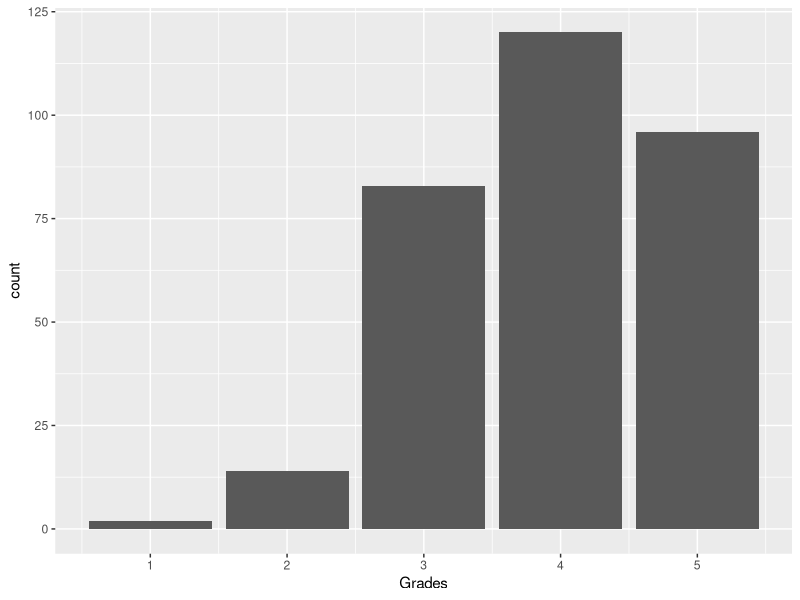
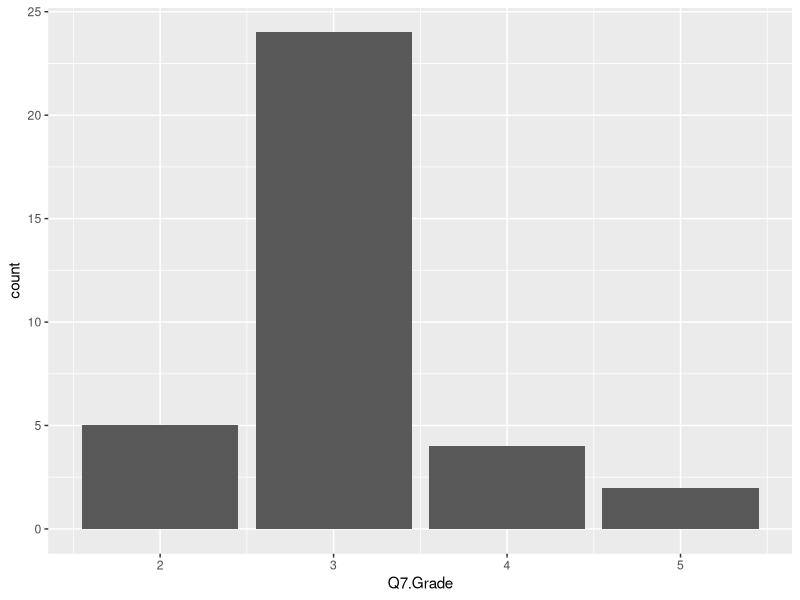
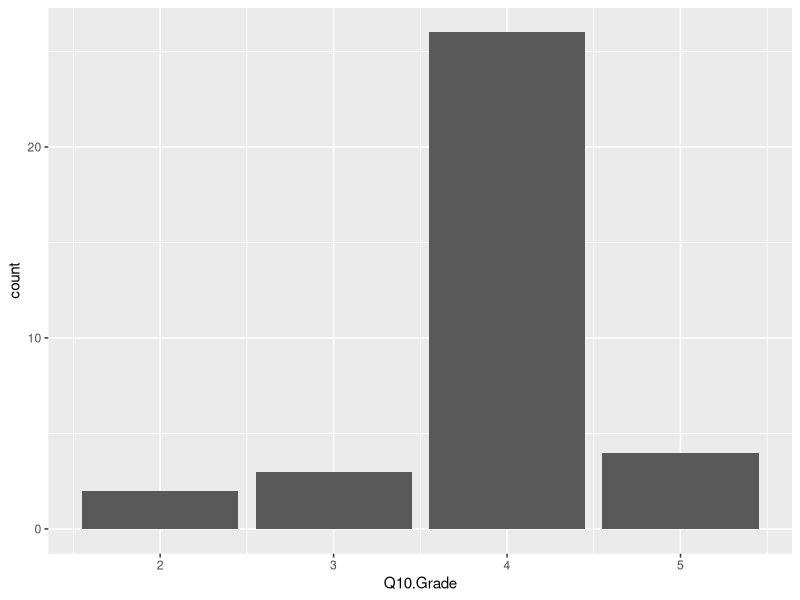
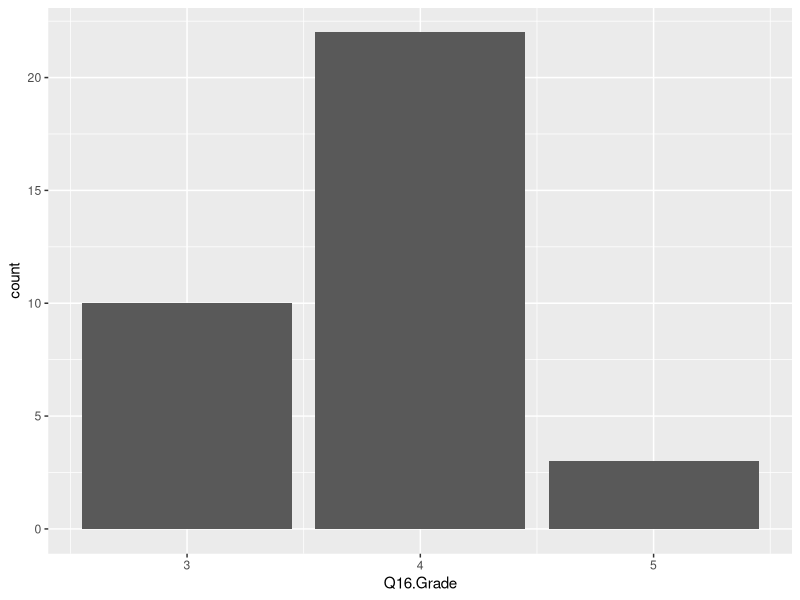
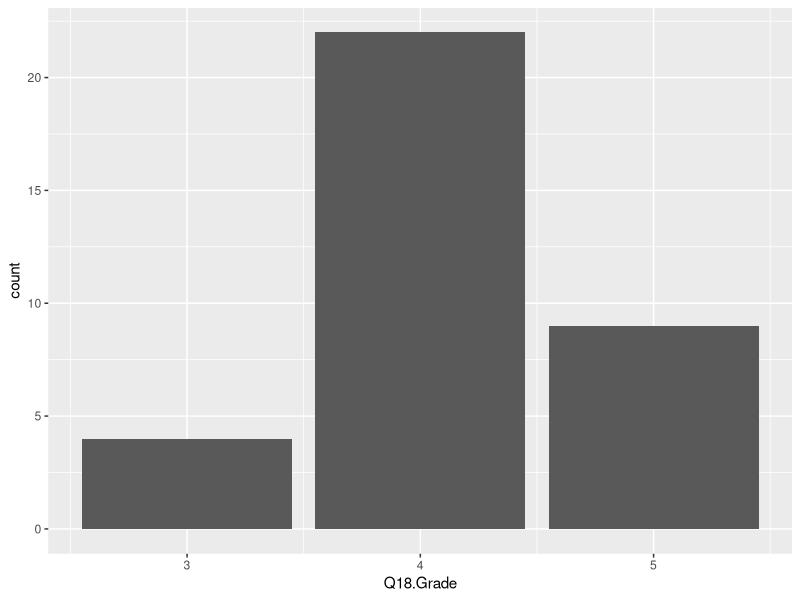
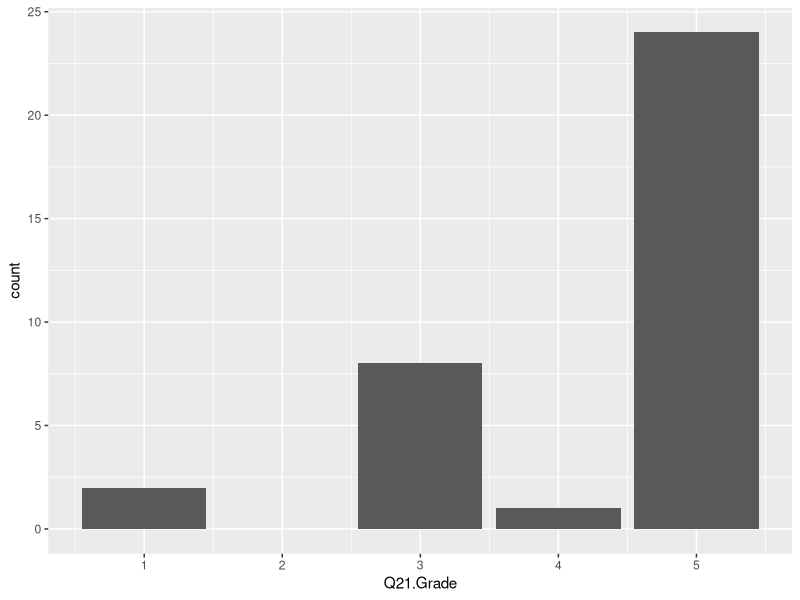
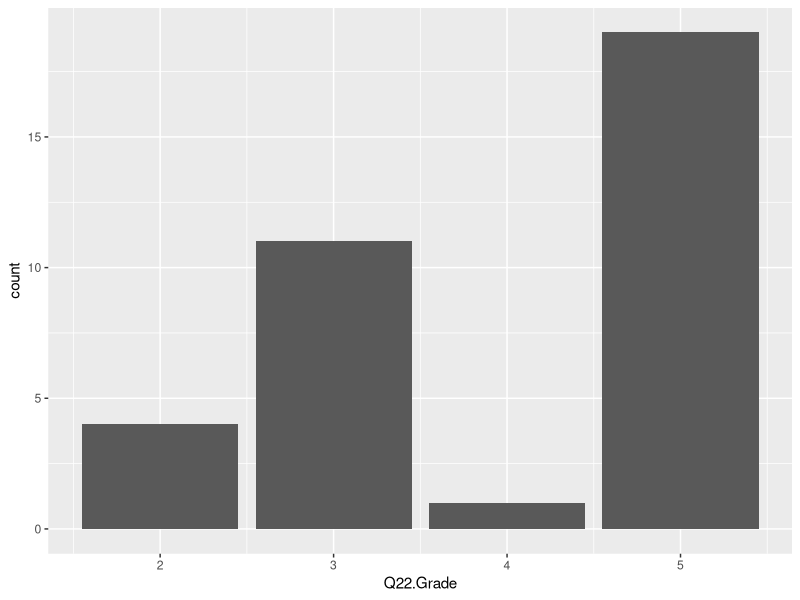
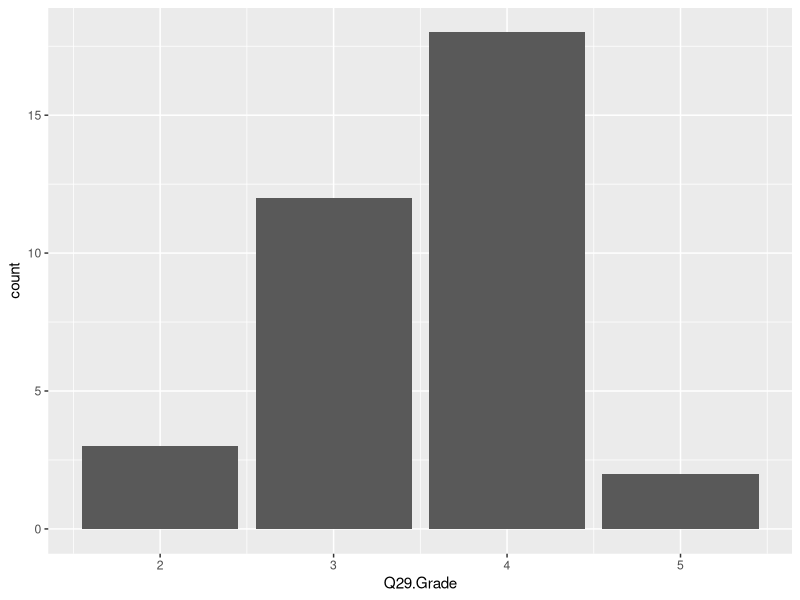

Recreate these plots in R, in order.
## ---- chunk 1
knitr::opts_chunk$set(echo = TRUE)
## ---- chunk 2
setwd("~/Documents/FROST-SUMMER-2022/Winter2021")

library(tidyverse)
library(readxl)  
CK1.2 <- read_excel("FROST Grading CK 1.2_final (Winter 2021).xlsx")
CK1.2_clean <- select(CK1.2, c(1:4, 197:206))
## ---- chunk 3
CK1.2_clean = subset(CK1.2_clean, select = -c(Student:GroupCK.1.2))

CK1.2_clean <- drop_na(CK1.2_clean)
## ---- chunk 4
CK1.2_all <- data.frame(unlist(CK1.2_clean))
colnames(CK1.2_all)[1] <- "Grades"
## ---- chunk 5
CK1.2_all %>%
  count(Grades)
## ---- chunk 6
CK1.2_all %>%
  ggplot() +
  geom_bar(aes(x = Grades))
## ---- chunk 7
CK1.2_clean %>%
  count(Q7.Grade)
## ---- chunk 8
CK1.2_clean %>%
  ggplot() +
  geom_bar(aes(x = Q7.Grade))
## ---- chunk 9
CK1.2_clean %>%
  count(Q10.Grade)
## ---- chunk 10
CK1.2_clean %>%
  ggplot() +
  geom_bar(aes(x = Q10.Grade))
## ---- chunk 11
CK1.2_clean %>%
  count(Q16.Grade)
## ---- chunk 12
CK1.2_clean %>%
  ggplot() +
  geom_bar(aes(x = Q16.Grade))
## ---- chunk 13
CK1.2_clean %>%
  count(Q18.Grade)
## ---- chunk 14
CK1.2_clean %>%
  ggplot() +
  geom_bar(aes(x = Q18.Grade))
## ---- chunk 15
CK1.2_clean %>%
  count(Q21.Grade)
## ---- chunk 16
CK1.2_clean %>%
  ggplot() +
  geom_bar(aes(x = Q21.Grade))
## ---- chunk 17
CK1.2_clean %>%
  count(Q22.Grade)
## ---- chunk 18
CK1.2_clean %>%
  ggplot() +
  geom_bar(aes(x = Q22.Grade))
## ---- chunk 19
CK1.2_clean %>%
  count(Q29.Grade)
## ---- chunk 20
CK1.2_clean %>%
  ggplot() +
  geom_bar(aes(x = Q29.Grade))
## ---- chunk 21
CK1.2_clean %>%
  count(Q35.Grade)
## ---- chunk 22
CK1.2_clean %>%
  ggplot() +
  geom_bar(aes(x = Q35.Grade))
## ---- chunk 23
CK1.2_clean %>%
  count(Q36.Grade)
## ---- chunk 24
CK1.2_clean %>%
  ggplot() +
  geom_bar(aes(x = Q36.Grade))
